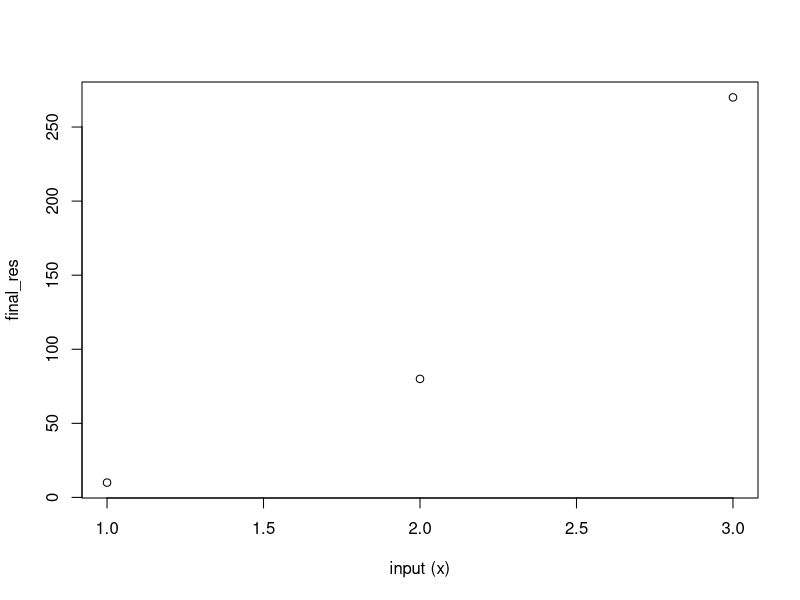

The R source for this figure: (Note: this script raises an error after producing the figure.)
rm(list =ls())

scaled_power <- function(x, power = 2, method = c("simple", "precise"), scale = 10, plot = T, ...)
  {
  if(!is.numeric(x)) {stop("Input 'x' must be numeric.", call. = FALSE)}
  
  method = match.arg(method)#check that user input is from the specified options
  
  pow_res <- x^power
  final_res <- pow_res*scale
  
  if (method == "simple") {final_res = round(final_res)}
  
  if(plot){
    plot(x, final_res, xlab = "input (x)", ...) #use triple dot to represent plot function arguments
  }
  
  return(final_res)
}

scaled_power(x = c(1,2,3), power = 3, method = "simple")
scaled_power(x = c(1,2,3), power = 3, method = "Simple")
scaled_power(x = c(1.1,2,3), power = 3, method = "simp")
scaled_power(x = c(1.1,2,3), power = 3, method = "precise")
scaled_power(c(1, 2, 3), power = 3, scale = 5)

scaled_power("three")

res <- scaled_power(
  x = seq(-3, 3, by = 0.5), 
  power = 2, 
  scale = 5, 
  method = "precise",
  col = "firebrick", 
  pch = 19, 
  type = "b"
)


library(purrr)
library(tibble)
library(dplyr)
?map_lgl()
leap_flags = map_lgl(years_vec, is_leap_year)


Sample_groups <- list(
  group_a = rnorm(30, mean = 10, sd = 2),
  group_b = rnorm(30, mean = 15, sd = 4),
  group_c = rnorm(30, mean = 5,  sd = 1)
)

summarize_group <- function(vec, group_name){ tibble(#group = group_name, 
  mean = mean(vec), sd = sd(vec), median = median(vec))}

imap(Sample_groups, ~summarize_group(.x, .y)) |>
  list_rbind()

tapply(iris$Sepal.Length, iris$Species, summarize_group)

dirty_years <- list(1996, "year_2000", 2004, TRUE, 2024)

safe_leap_check <- possibly(.f = is_leap_year, otherwise = NA)

tmp = map(dirty_years, safe_leap_check)
list_c(tmp)


library(cli)

# Base R validation reference
is_leap_year <- function(year) {
  if (!is.numeric(year)) {
    stop("Argument 'year' must be a numeric vector.", call. = FALSE)
  }
  (year %% 4 == 0) & ((year %% 100 != 0) | (year %% 400 == 0))
}

scaled_power <- function(x, power = 2, scale = 10, 
                         method = c("simple", "precise"), 
                         plot = TRUE, verbose = TRUE, ...) {
  if (!is.numeric(x)) {
    stop("Input 'x' must be a numeric vector.", call. = FALSE)
  }
  method <- match.arg(method)
  res <- (x^power) * scale
  if (method == "simple") res <- round(res)
  if (verbose) message("Method selected: '", method, "' | Processing ", length(x), " elements.")
  if (plot) plot(x, res, ...)
  return(res)
}


is_leap_year_cli <- function(year) {
  if (!is.numeric(year)) {
    cli::cli_abort(c(
      "x" = "Argument {.arg year} must be a numeric vector.", "i" = "You supplied an object of class {.cls {class(year)}}."), call. = FALSE)
  }
  (year %% 4 == 0) & ((year %% 100 != 0) | (year %% 400 == 0))
}
?cli::cli_abort

is_leap_year_cli("2024")

scaled_power_cli <- function(x, power = 2, scale = 10, 
                         method = c("simple", "precise"), 
                         plot = TRUE, verbose = TRUE, ...) {
  if (!is.numeric(c(x, power, scale))) {
    cli::cli_abort(c(
      "x" = "Argument {.arg x}, {.arg power}, {.arg scale} must be numeric.", "i" = "You supplied objects of class {.cls {class(x)}}, {.cls {class(power)}}, and {.cls {class(scale)}}, respectively."), call. = FALSE)
  }
  if (!is.logical(c(plot, verbose))) {
    cli::cli_abort(c(
      "x" = "Argument {.arg plot}, {.arg verbose} must be logical.", "i" = "You supplied objects of class {.cls {class(plot)}} and {.cls {class(verbose)}} respectively."), call. = FALSE)
  }
  method <- match.arg(method)
  res <- (x^power) * scale
  if (method == "simple") res <- round(res)
  if (verbose) cli::cli_inform(c(
    "v" = "Method selected: {.val {method}}", "i"= "scale is {.val {scale}}", "*" = "Processed {length(x)} element{?s} using scale = {.val {scale}}."))
  if (plot) plot(x, res, ...)
  return(res)
}
scaled_power_cli("twenty", 2, "three", method = "simple", plot = "True", verbose = 1)

scaled_power_cli(3, 2, 1, method = "simple", plot = "True", verbose = 1)

scaled_power_cli(3, 2, 1, method = "simple", plot = T, verbose = F)

scaled_power_cli(x = 5, verbose = TRUE, plot = FALSE)
scaled_power_cli(x = 1:5, verbose = TRUE, plot = FALSE)
